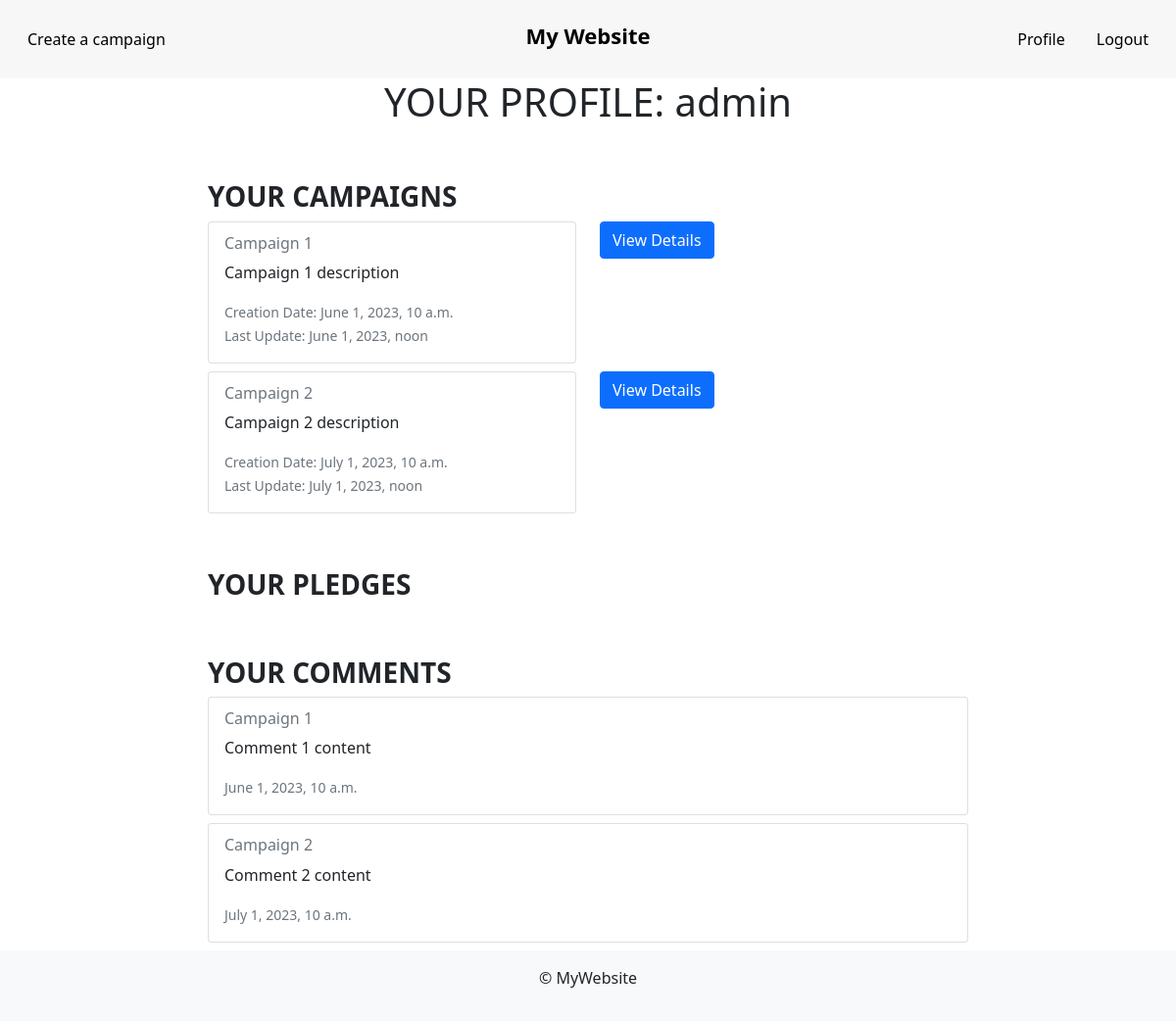
The page /accounts/profile/ (signed in) on the database as committed earlier.
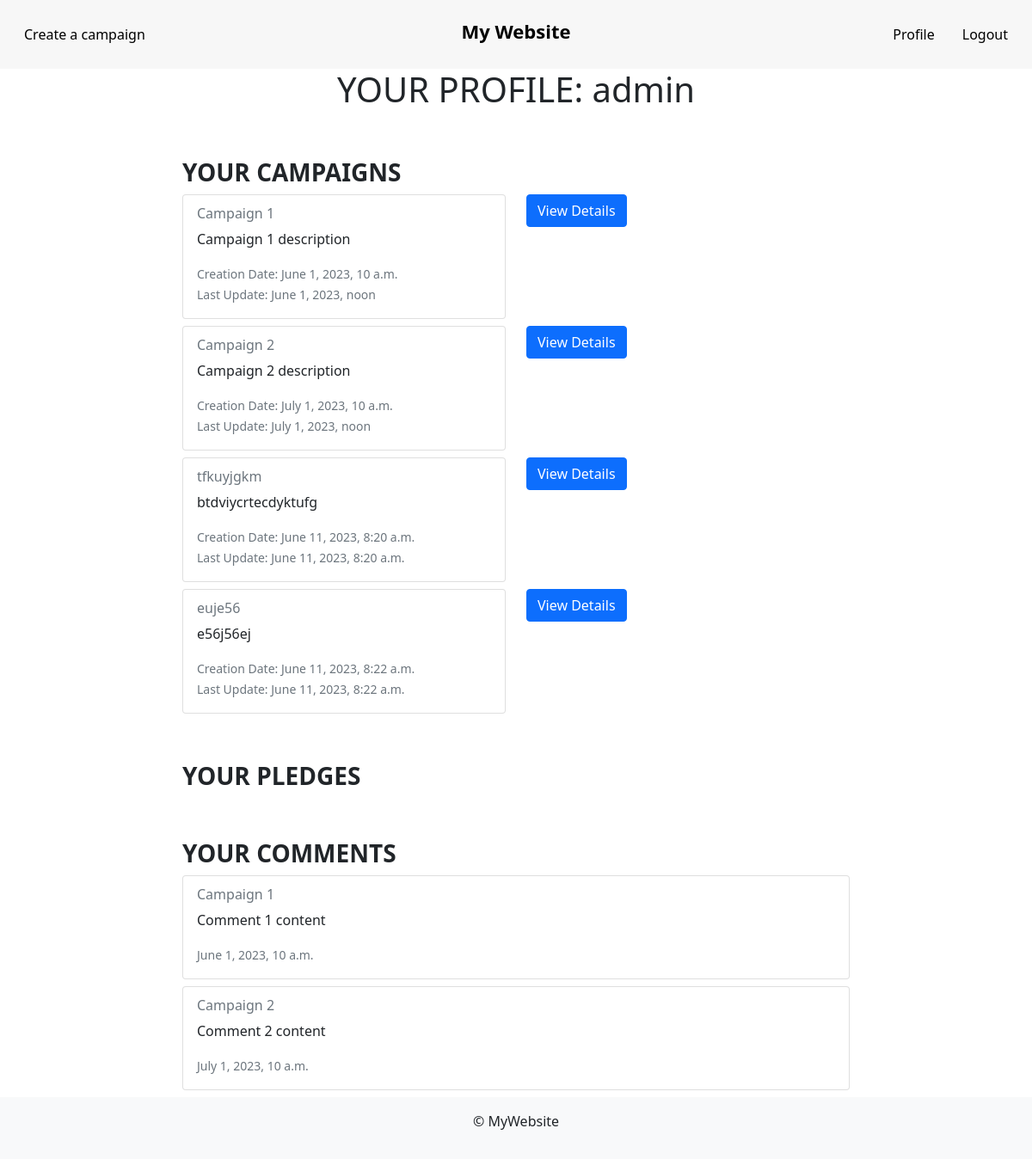
The same page on the database as committed later.
### mainapp/models.py (models this page shows, shortened)
class Campaign(models.Model):
    title = models.CharField(max_length=100)
    description = models.TextField()
    image_url =models.URLField(default="https://static.vecteezy.com/system/resources/previews/005/337/799/original/icon-image-not-found-free-vector.jpg")
    goal_amount = models.DecimalField(max_digits=10, decimal_places=0)
    current_amount = models.DecimalField(max_digits=10, decimal_places=0, default=0)
    start_date = models.DateField()
    end_date = models.DateField()
    owner = models.ForeignKey(User, on_delete=models.CASCADE)
    category = models.ForeignKey(CampaignCategory, on_delete=models.CASCADE)
    created_at = models.DateTimeField(auto_now_add=True)
    updated_at = models.DateTimeField(auto_now=True)
    class Meta:
        db_table = "Campaign"
    def __str__(self):
        return self.title

class Comment(models.Model):
    user = models.ForeignKey(User, on_delete=models.CASCADE)
    campaign = models.ForeignKey(Campaign, on_delete=models.CASCADE)
    content = models.TextField()
    timestamp = models.DateTimeField(auto_now_add=True)
    class Meta:
        db_table = "Comment"

### mainapp/views.py (the view)
# urls.py: path("accounts/profile/", AccountView.as_view(), name="profile"),
class AccountView(LoginRequiredMixin, TemplateView):
    login_url = 'login'
    template_name = "accounts/profile.html"
    def get_context_data(self, **kwargs):
        context = super().get_context_data(**kwargs)
        context["username"] = self.request.user.username
        context["campaigns"] = Campaign.objects.filter(owner=self.request.user)
        context["pledges"] = Contribution.objects.filter(backer=self.request.user)
        context["comments"] = Comment.objects.filter(user=self.request.user)
        return context

### templates/accounts/profile.html (shortened to what this page needs)
{% extends "base.html" %}
{% block content %}
<section class="container-fluid">
    <div class="row">
        <h1> YOUR PROFILE: {{ username }}</h1>
    </div>
    <div class="row mt-5">
        <div class="col-2"></div>
        <div class="col-8">
            <h3><strong>YOUR CAMPAIGNS</strong></h3>
            {% for campaign in campaigns %}
                <div class="row">
                    <div class="col-6">
                        <div class="card mb-2">
                            <div class="card-body">
                                <h6 class="card-subtitle mb-2 text-muted">{{ campaign.title }}</h6>
                                <p class="card-text">{{ campaign.description }}</p>
                                <small class="text-muted">Creation Date: {{ campaign.created_at }}</small>
                                <br>
                                <small class="text-muted">Last Update: {{ campaign.updated_at }}</small>
                            </div>
                        </div>
                    </div>
                    <div class="col-6">
                        <a href="{% url 'campaign-details' campaign.id %}" class="btn btn-primary">View Details</a>
                    </div>
                </div>
            {% endfor %}
        </div>
    </div>
    <div class="row mt-5">
        <div class="col-2"></div>
        <div class="col-8">
            <h3><strong>YOUR PLEDGES</strong></h3>
        </div>
    </div>
    <div class="row mt-5">
        <div class="col-2"></div>
        <div class="col-8">
            <h3><strong>YOUR COMMENTS</strong></h3>
            {% for comment in comments %}
                <div class="card mb-2">
                    <div class="card-body">
                        <h6 class="card-subtitle mb-2 text-muted">{{ comment.campaign }}</h6>
                        <p class="card-text">{{ comment.content }}</p>
                        <small class="text-muted">{{ comment.timestamp }}</small>
                    </div>
                </div>
            {% endfor %}
        </div>
    </div>
</section>
{% endblock %}

Rows that differ between the two databases and show on the page:
added Campaign: title "tfkuyjgkm", description "btdviycrtecdyktufg", created_at "June 11, 2023, 8:20 a.m.", updated_at "June 11, 2023, 8:20 a.m."
added Campaign: title "euje56", description "e56j56ej", created_at "June 11, 2023, 8:22 a.m.", updated_at "June 11, 2023, 8:22 a.m."
